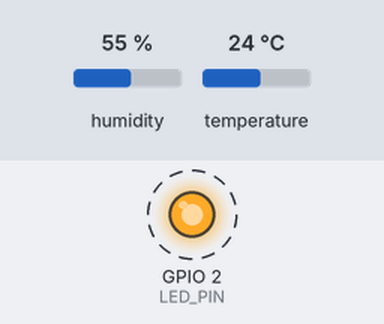
A sketch run on a simulated ESP8266 (NodeMCU). On the bench: output pins drawn as LEDs (lit = HIGH). Dashed ring = blinking. The inputs (shaded band) are chosen by the test bench; at power-on: humidity 55 %, temperature 24 °C. WiFi joins after 1.5 s; servers stay silent unless stated; uploads are accepted with an empty reply; what the sketch prints to the serial monitor is not drawn.

Above: at 1.1 s.
Timing chart, 0 to 4.5 s (numbered marks = the images above):
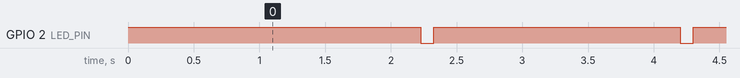

The sketch:

DHT11-ArduinoIDE.ino
```cpp
#include <ESP8266WiFi.h>
#include <ESP8266HTTPClient.h>
#include <DHT.h>

// ----- Configuración -----
#define DHTPIN 5          // GPIO5 = D1
#define DHTTYPE DHT11
#define LED_PIN LED_BUILTIN

const char* ssid = "Ivan-office";
const char* password = "Wifi2026$";

const char* servidor =
  "http://192.168.0.168:5000/api/iot/sensor";

// ----- Objetos -----
DHT dht(DHTPIN, DHTTYPE);

// ----- Variables -----
float temperatura;
float humedad;

unsigned long ultimaLectura = 0;
unsigned long ultimoIntentoWifi = 0;

const unsigned long INTERVALO_LECTURA = 2000;
const unsigned long INTERVALO_WIFI = 10000;

// ----- Funciones -----

void conectarWiFi()
{
  if (WiFi.status() != WL_CONNECTED)
  {
    Serial.println("Intentando conectar WiFi...");
    WiFi.begin(ssid, password);
  }
}

void parpadearLED()
{
  digitalWrite(LED_PIN, LOW);
  delay(100);

  digitalWrite(LED_PIN, HIGH);
  delay(100);
}

void enviarDatos(float temperatura, float humedad)
{
  if (WiFi.status() != WL_CONNECTED)
  {
    Serial.println("WiFi desconectado");
    return;
  }

  WiFiClient client;
  HTTPClient http;

  http.begin(client, servidor);

  http.addHeader("Content-Type", "application/json");

  String json = "{";
  json += "\"temperatura\":" + String(temperatura, 1) + ",";
  json += "\"humedad\":" + String(humedad, 1);
  json += "}";

  Serial.print("Enviando: ");
  Serial.println(json);

  int codigo = http.POST(json);

  Serial.print("HTTP Code: ");
  Serial.println(codigo);

  if (codigo == 200)
  {
    parpadearLED();

    Serial.println("POST OK");

    String respuesta = http.getString();

    Serial.print("Respuesta: ");
    Serial.println(respuesta);
  }
  else
  {
    Serial.print("Error HTTP: ");
    Serial.println(codigo);
  }

  http.end();
}

void setup()
{
  Serial.begin(115200);

  pinMode(LED_PIN, OUTPUT);
  digitalWrite(LED_PIN, HIGH);

  dht.begin();

  WiFi.mode(WIFI_STA);

  conectarWiFi();

  Serial.println("Sistema iniciado");
}

void loop()
{
  // Gestión WiFi
  if (WiFi.status() != WL_CONNECTED)
  {
    if (millis() - ultimoIntentoWifi >= INTERVALO_WIFI)
    {
      ultimoIntentoWifi = millis();
      conectarWiFi();
    }
  }
  else
  {
    static bool wifiReportado = false;

    if (!wifiReportado)
    {
      Serial.println("WiFi conectado");
      Serial.print("IP: ");
      Serial.println(WiFi.localIP());

      wifiReportado = true;
    }
  }

  // Lectura periódica
  if (millis() - ultimaLectura >= INTERVALO_LECTURA)
  {
    ultimaLectura = millis();

    humedad = dht.readHumidity();
    temperatura = dht.readTemperature();

    if (isnan(humedad) || isnan(temperatura))
    {
      Serial.println("Error al leer DHT11");
      return;
    }

    Serial.print("Temperatura: ");
    Serial.print(temperatura, 1);
    Serial.print(" °C | Humedad: ");
    Serial.print(humedad, 1);
    Serial.println(" %");

    enviarDatos(temperatura, humedad);
  }
}
```

Measured:
- by itself, GPIO 2 (LED_PIN): alternates HIGH for 1.9 s and LOW for 0.10 s
